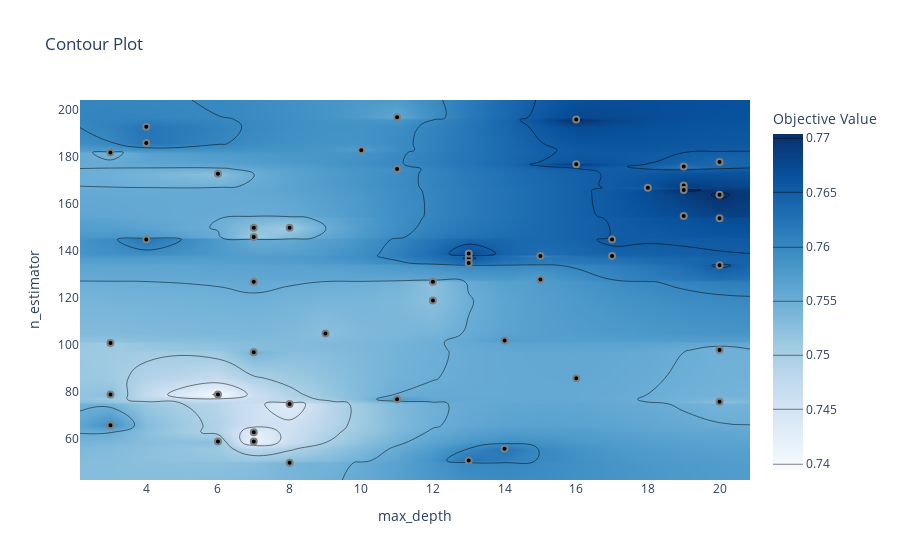

Notebook source saved alongside this figure:
### Code cell
# contour plot , possible if we are tuning 2 hyperparameter 
plot_contour(study).show()

### Figure 1 — Plotly figure (JSON) as saved in the notebook; plotly's stock layout.template omitted (floating-point values rounded to 4 significant figures; data arrays with more than 128 entries replaced by an {"elided": "..."} marker saying what was removed)
{"data": [{"colorbar": {"title": {"text": "Objective Value"}}, "colorscale": [[0, "rgb(247,251,255)"], [0.125, "rgb(222,235,247)"], [0.25, "rgb(198,219,239)"], [0.375, "rgb(158,202,225)"], [0.5, "rgb(107,174,214)"], [0.625, "rgb(66,146,198)"], [0.75, "rgb(33,113,181)"], [0.875, "rgb(8,81,156)"], [1, "rgb(8,48,107)"]], "connectgaps": true, "contours": {"coloring": "heatmap"}, "hoverinfo": "none", "line": {"smoothing": 1.3}, "reversescale": false, "type": "contour", "x": [2.15, 3, 4, 6, 7, 8, 9, 10, 11, 12, 13, 14, 15, 16, 17, 18, 19, 20, 20.85], "y": [42.65, 50, 51, 56, 59, 63, 66, 75, 76, 77, 79, 86, 97, 98, 101, 102, 105, 119, 127, 128, 134, 135, 137, 138, 139, 145, 146, 150, 154, 155, 164, 166, 167, 168, 173, 175, 176, 177, 178, 182, 183, 186, 193, 196, 197, 204.3], "z": {"elided": "46x19 float values"}}, {"marker": {"color": "black", "line": {"color": "Gray", "width": 2}}, "mode": "markers", "name": "Feasible Trial", "showlegend": false, "type": "scatter", "x": [9, 14, 12, 11, 20, 14, 7, 3, 15, 8, 4, 19, 13, 20, 16, 7, 3, 4, 20, 19, 17, 12, 13, 8, 20, 16, 19, 4, 13, 6, 7, 3, 8, 6, 19, 16, 11, 7, 13, 3, 6, 15, 7, 7, 11, 20, 17, 18, 20, 10], "y": [105, 56, 119, 175, 134, 102, 59, 182, 138, 150, 186, 168, 137, 178, 86, 146, 66, 193, 154, 166, 145, 127, 135, 50, 98, 196, 155, 145, 139, 79, 97, 79, 75, 59, 176, 177, 197, 63, 51, 101, 173, 128, 127, 150, 77, 164, 138, 167, 76, 183]}, {"marker": {"color": "#cccccc", "line": {"color": "Gray", "width": 2}}, "mode": "markers", "name": "Infeasible Trial", "showlegend": false, "type": "scatter", "x": [], "y": []}], "layout": {"title": {"text": "Contour Plot"}, "xaxis": {"range": [2.15, 20.85], "title": {"text": "max_depth"}}, "yaxis": {"range": [42.65, 204.3], "title": {"text": "n_estimator"}}}}
